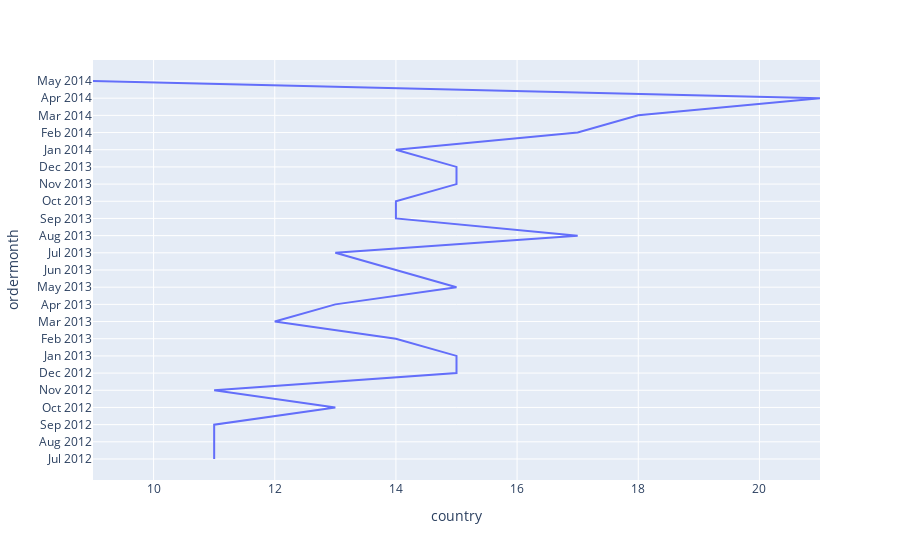

The code cell stored with this chart in its notebook:
### Markdown cell above
**2- Using Plotly Library:**

### Code cell
px.line(data_frame=dateCountry1M, x="country", y="ordermonth")

### Figure 1 — Plotly figure (JSON) as saved in the notebook; plotly's stock layout.template omitted (floating-point values rounded to 4 significant figures)
{"data": [{"hovertemplate": "country=%{x}<br>ordermonth=%{y}<extra></extra>", "legendgroup": "", "line": {"color": "#636efa", "dash": "solid"}, "marker": {"symbol": "circle"}, "mode": "lines", "name": "", "orientation": "h", "showlegend": false, "type": "scatter", "x": [11, 11, 11, 13, 11, 15, 15, 14, 12, 13, 15, 14, 13, 17, 14, 14, 15, 15, 14, 17, 18, 21, 9], "xaxis": "x", "y": ["Jul 2012", "Aug 2012", "Sep 2012", "Oct 2012", "Nov 2012", "Dec 2012", "Jan 2013", "Feb 2013", "Mar 2013", "Apr 2013", "May 2013", "Jun 2013", "Jul 2013", "Aug 2013", "Sep 2013", "Oct 2013", "Nov 2013", "Dec 2013", "Jan 2014", "Feb 2014", "Mar 2014", "Apr 2014", "May 2014"], "yaxis": "y"}], "layout": {"legend": {"tracegroupgap": 0}, "margin": {"t": 60}, "xaxis": {"anchor": "y", "domain": [0, 1], "title": {"text": "country"}}, "yaxis": {"anchor": "x", "domain": [0, 1], "title": {"text": "ordermonth"}}}}
